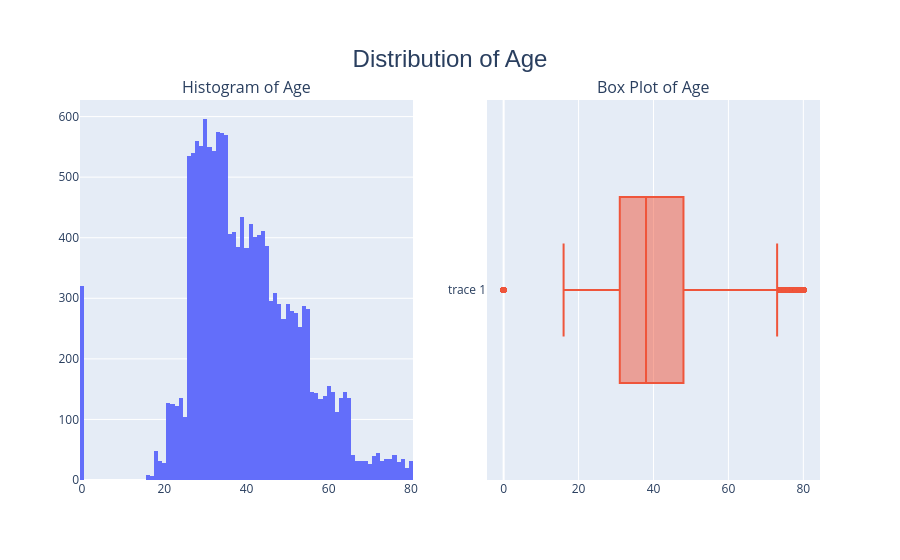

This figure's notebook cell:
### Markdown cell above
## 06) Data Cleaning - Correcting Inaccurate Data & Handling Outliers (Age)

### Code cell
fig = make_subplots(rows=1, cols=2, subplot_titles=("Histogram of Age", "Box Plot of Age"))

# Histogram
fig.add_trace(go.Histogram(x=df_viz['Age'], nbinsx=100), row=1, col=1)
# Box Plot
fig.add_trace(go.Box(x=df_viz['Age']), row=1, col=2)

fig.update_layout(
    title={
        'text': 'Distribution of Age', 'x':0.5,
        'xanchor': 'center', 'yanchor': 'top',
        'font': {'family': 'Arial, sans-serif', 'size': 24}
    }, showlegend=False
)

fig.show()

### Figure 1 — Plotly figure (JSON) as saved in the notebook; plotly's stock layout.template omitted (floating-point values rounded to 4 significant figures; data arrays with more than 128 entries replaced by an {"elided": "..."} marker saying what was removed)
{"data": [{"nbinsx": 100, "type": "histogram", "x": {"elided": "15420 int values"}, "xaxis": "x", "yaxis": "y"}, {"type": "box", "x": {"elided": "15420 int values"}, "xaxis": "x2", "yaxis": "y2"}], "layout": {"annotations": [{"font": {"size": 16}, "showarrow": false, "text": "Histogram of Age", "x": 0.225, "xanchor": "center", "xref": "paper", "y": 1, "yanchor": "bottom", "yref": "paper"}, {"font": {"size": 16}, "showarrow": false, "text": "Box Plot of Age", "x": 0.775, "xanchor": "center", "xref": "paper", "y": 1, "yanchor": "bottom", "yref": "paper"}], "autosize": true, "showlegend": false, "title": {"font": {"family": "Arial, sans-serif", "size": 24}, "text": "Distribution of Age", "x": 0.5, "xanchor": "center", "yanchor": "top"}, "xaxis": {"anchor": "y", "autorange": true, "domain": [0, 0.45], "range": [-0.5, 80.5], "type": "linear"}, "xaxis2": {"anchor": "y2", "autorange": true, "domain": [0.55, 1], "range": [-4.444, 84.44], "type": "linear"}, "yaxis": {"anchor": "x", "autorange": true, "domain": [0, 1], "range": [0, 627.4]}, "yaxis2": {"anchor": "x2", "autorange": true, "domain": [0, 1], "range": [-0.5, 0.5], "type": "category"}}}
